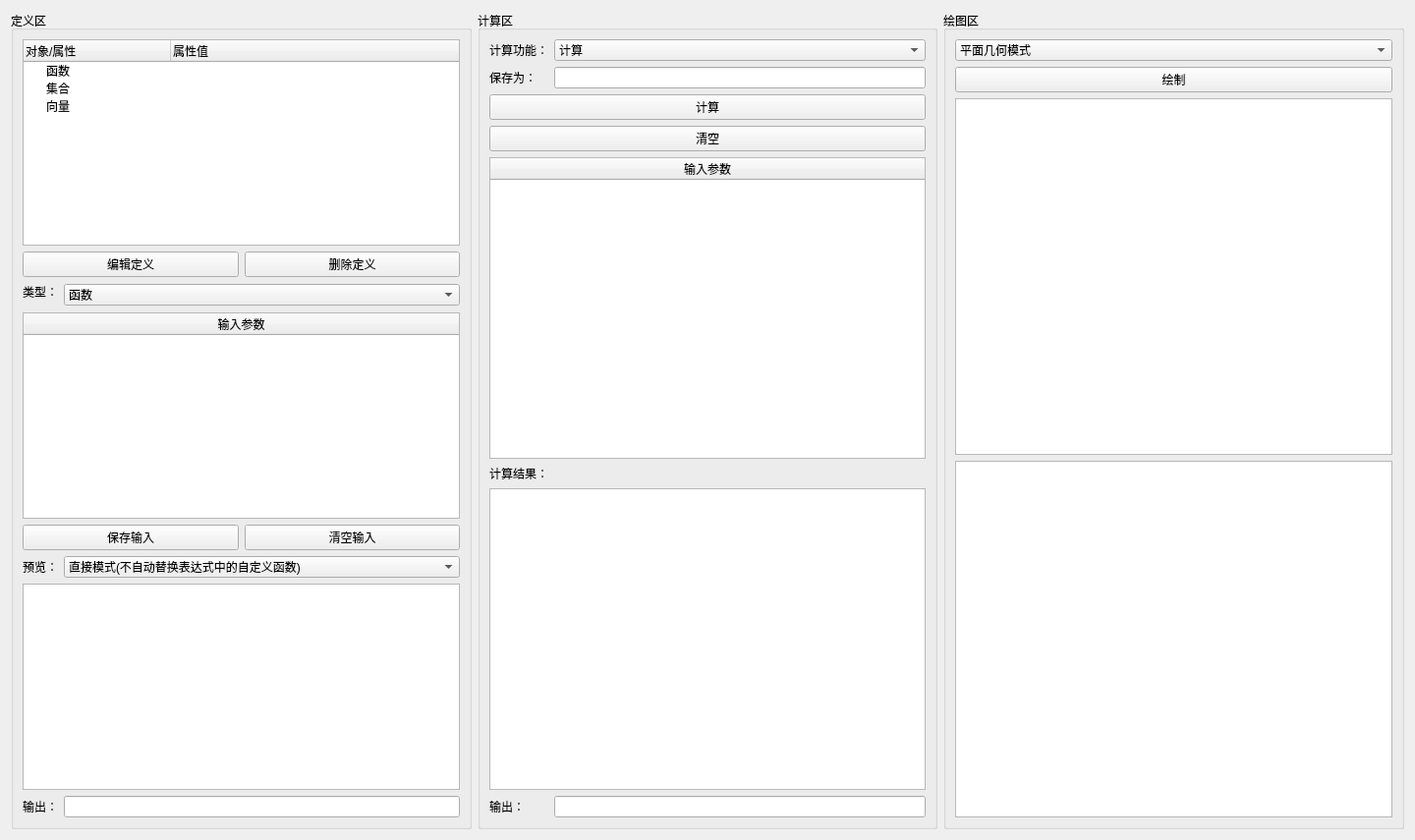
<?xml version="1.0" encoding="UTF-8"?>
<ui version="4.0">
 <class>functions</class>
 <widget class="QWidget" name="functions">
  <property name="geometry">
   <rect>
    <x>0</x>
    <y>0</y>
    <width>1440</width>
    <height>855</height>
   </rect>
  </property>
  <property name="windowTitle">
   <string>Form</string>
  </property>
  <layout class="QGridLayout" name="gridLayout_3">
   <item row="0" column="3">
    <widget class="QGroupBox" name="draw">
     <property name="title">
      <string>绘图区</string>
     </property>
     <layout class="QVBoxLayout" name="verticalLayout">
      <item>
       <widget class="QComboBox" name="draw_mode">
        <item>
         <property name="text">
          <string>平面几何模式</string>
         </property>
        </item>
        <item>
         <property name="text">
          <string>立体几何模式</string>
         </property>
        </item>
       </widget>
      </item>
      <item>
       <widget class="QPushButton" name="draw_draw">
        <property name="text">
         <string>绘制</string>
        </property>
       </widget>
      </item>
      <item>
       <widget class="QListWidget" name="draw_objs"/>
      </item>
      <item>
       <widget class="QGraphicsView" name="draw_output"/>
      </item>
     </layout>
    </widget>
   </item>
   <item row="0" column="1">
    <widget class="QGroupBox" name="calc_groupbox">
     <property name="title">
      <string>计算区</string>
     </property>
     <layout class="QGridLayout" name="gridLayout_2">
      <item row="1" column="0">
       <widget class="QLabel" name="calc_label_result">
        <property name="text">
         <string>保存为：</string>
        </property>
       </widget>
      </item>
      <item row="7" column="1">
       <widget class="QLineEdit" name="calc_output"/>
      </item>
      <item row="2" column="0" colspan="2">
       <widget class="QPushButton" name="calc_calc">
        <property name="text">
         <string>计算</string>
        </property>
       </widget>
      </item>
      <item row="0" column="0">
       <widget class="QLabel" name="calc_label_function">
        <property name="text">
         <string>计算功能：</string>
        </property>
       </widget>
      </item>
      <item row="4" column="0" colspan="2">
       <widget class="QTableWidget" name="calc_input">
        <attribute name="horizontalHeaderStretchLastSection">
         <bool>true</bool>
        </attribute>
        <column>
         <property name="text">
          <string>输入参数</string>
         </property>
        </column>
       </widget>
      </item>
      <item row="7" column="0">
       <widget class="QLabel" name="calc_label_output">
        <property name="text">
         <string>输出：</string>
        </property>
       </widget>
      </item>
      <item row="1" column="1">
       <widget class="QLineEdit" name="calc_result">
        <property name="enabled">
         <bool>true</bool>
        </property>
       </widget>
      </item>
      <item row="6" column="0" colspan="2">
       <widget class="QGraphicsView" name="calc_preview"/>
      </item>
      <item row="5" column="0" colspan="2">
       <widget class="QLabel" name="calc_label_preview">
        <property name="text">
         <string>计算结果：</string>
        </property>
       </widget>
      </item>
      <item row="0" column="1">
       <widget class="QComboBox" name="calc_function">
        <item>
         <property name="text">
          <string>计算</string>
         </property>
        </item>
        <item>
         <property name="text">
          <string>求导</string>
         </property>
        </item>
        <item>
         <property name="text">
          <string>积分</string>
         </property>
        </item>
        <item>
         <property name="text">
          <string>解方程</string>
         </property>
        </item>
        <item>
         <property name="text">
          <string>解不等式</string>
         </property>
        </item>
       </widget>
      </item>
      <item row="3" column="0" colspan="2">
       <widget class="QPushButton" name="calc_clear">
        <property name="text">
         <string>清空</string>
        </property>
       </widget>
      </item>
     </layout>
    </widget>
   </item>
   <item row="0" column="0">
    <widget class="QGroupBox" name="def_groupbox">
     <property name="title">
      <string>定义区</string>
     </property>
     <layout class="QGridLayout" name="gridLayout">
      <item row="0" column="0" colspan="2">
       <widget class="QTreeWidget" name="def_objs">
        <attribute name="headerDefaultSectionSize">
         <number>150</number>
        </attribute>
        <column>
         <property name="text">
          <string>对象/属性</string>
         </property>
        </column>
        <column>
         <property name="text">
          <string>属性值</string>
         </property>
        </column>
        <item>
         <property name="text">
          <string>函数</string>
         </property>
        </item>
        <item>
         <property name="text">
          <string>集合</string>
         </property>
        </item>
        <item>
         <property name="text">
          <string>向量</string>
         </property>
        </item>
       </widget>
      </item>
      <item row="5" column="0" colspan="2">
       <widget class="QTableWidget" name="def_input">
        <attribute name="horizontalHeaderStretchLastSection">
         <bool>true</bool>
        </attribute>
        <column>
         <property name="text">
          <string>输入参数</string>
         </property>
        </column>
       </widget>
      </item>
      <item row="6" column="0" colspan="2">
       <layout class="QHBoxLayout" name="def_buttons">
        <item>
         <widget class="QPushButton" name="def_save">
          <property name="text">
           <string>保存输入</string>
          </property>
         </widget>
        </item>
        <item>
         <widget class="QPushButton" name="def_clear">
          <property name="text">
           <string>清空输入</string>
          </property>
         </widget>
        </item>
       </layout>
      </item>
      <item row="1" column="0" colspan="2">
       <layout class="QHBoxLayout" name="horizontalLayout">
        <item>
         <widget class="QPushButton" name="def_edit">
          <property name="text">
           <string>编辑定义</string>
          </property>
         </widget>
        </item>
        <item>
         <widget class="QPushButton" name="def_del">
          <property name="text">
           <string>删除定义</string>
          </property>
         </widget>
        </item>
       </layout>
      </item>
      <item row="2" column="0">
       <widget class="QLabel" name="def_label_type">
        <property name="text">
         <string>类型：</string>
        </property>
       </widget>
      </item>
      <item row="9" column="1">
       <widget class="QLineEdit" name="def_output"/>
      </item>
      <item row="9" column="0">
       <widget class="QLabel" name="def_label_output">
        <property name="text">
         <string>输出：</string>
        </property>
       </widget>
      </item>
      <item row="2" column="1" rowspan="2">
       <widget class="QComboBox" name="def_type">
        <item>
         <property name="text">
          <string>函数</string>
         </property>
        </item>
        <item>
         <property name="text">
          <string>集合</string>
         </property>
        </item>
        <item>
         <property name="text">
          <string>向量</string>
         </property>
        </item>
       </widget>
      </item>
      <item row="8" column="0" colspan="2">
       <widget class="QGraphicsView" name="def_preview"/>
      </item>
      <item row="7" column="0">
       <widget class="QLabel" name="def_label_preview">
        <property name="text">
         <string>预览：</string>
        </property>
       </widget>
      </item>
      <item row="7" column="1">
       <widget class="QComboBox" name="def_preview_mode">
        <item>
         <property name="text">
          <string>直接模式(不自动替换表达式中的自定义函数)</string>
         </property>
        </item>
        <item>
         <property name="text">
          <string>替换模式(自动替换表达式中的自定义函数)</string>
         </property>
        </item>
       </widget>
      </item>
     </layout>
    </widget>
   </item>
  </layout>
 </widget>
 <resources/>
 <connections/>
</ui>
